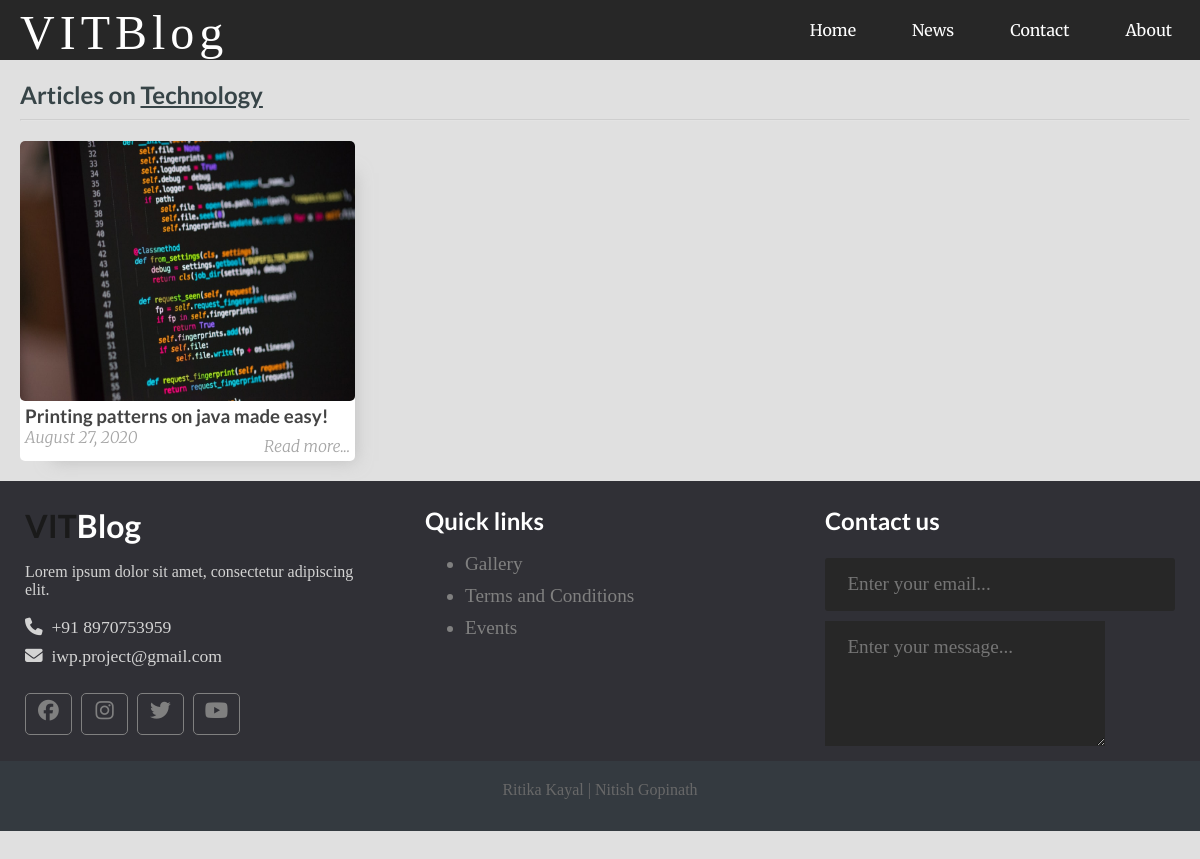
The page /filtered_posts.php?topic=1 on the database its author committed.
### tables this page shows
CREATE TABLE `topics` (
  `id` int(11) NOT NULL,
  `name` varchar(255) NOT NULL,
  `slug` varchar(255) NOT NULL
);

CREATE TABLE `posts` (
  `id` int(11) NOT NULL,
  `user_id` int(11) DEFAULT NULL,
  `title` varchar(255) NOT NULL,
  `slug` varchar(255) NOT NULL,
  `views` int(11) NOT NULL DEFAULT '0',
  `image` varchar(255) NOT NULL,
  `body` text NOT NULL,
  `published` tinyint(1) NOT NULL,
  `created_at` timestamp NOT NULL DEFAULT CURRENT_TIMESTAMP ON UPDATE CURRENT_TIMESTAMP,
  `updated_at` timestamp NOT NULL DEFAULT '0000-00-00 00:00:00'
);

### includes/public_functions.php (called while the page is built, shortened)
<?php
function getPostTopic($post_id){
	global $conn;
	$sql = "SELECT * FROM topics WHERE id=
			(SELECT topic_id FROM post_topic WHERE post_id=$post_id) LIMIT 1";
	$result = mysqli_query($conn, $sql);
	$topic = mysqli_fetch_assoc($result);
	return $topic;
}
function getPublishedPostsByTopic($topic_id) {
	global $conn;
	$sql = "SELECT * FROM posts ps
			WHERE ps.id IN
			(SELECT pt.post_id FROM post_topic pt
				WHERE pt.topic_id=$topic_id GROUP BY pt.post_id
				HAVING COUNT(1) = 1)";
	$result = mysqli_query($conn, $sql);
	$posts = mysqli_fetch_all($result, MYSQLI_ASSOC);
	$final_posts = array();
	foreach ($posts as $post) {
		$post['topic'] = getPostTopic($post['id']);
		array_push($final_posts, $post);
	}
	return $final_posts;
}
function getTopicNameById($id)
{
	global $conn;
	$sql = "SELECT name FROM topics WHERE id=$id";
	$result = mysqli_query($conn, $sql);
	$topic = mysqli_fetch_assoc($result);
	return $topic['name'];
}
?>

### filtered_posts.php (the view, shortened to what this page needs)
<?php include('config.php'); ?>
<?php include('includes/public_functions.php'); ?>
<?php include('includes/head_section.php'); ?>
<?php
	if (isset($_GET['topic'])) {
		$topic_id = $_GET['topic'];
		$posts = getPublishedPostsByTopic($topic_id);
	}
?>
</head>
<body>
<div class="container">
	<?php include( ROOT_PATH . '/includes/navbar.php'); ?>
<div class="content">
	<h2 class="content-title">
		Articles on <u><?php echo getTopicNameById($topic_id); ?></u>
	</h2>
	<hr>
	<?php foreach ($posts as $post): ?>
		<div class="post" style="margin-left: 0px;">
			<img src="<?php echo BASE_URL . '/static/images/' . $post['image']; ?>" class="post_image" alt="">
			<a href="single_post.php?post-slug=<?php echo $post['slug']; ?>">
				<div class="post_info">
					<h3><?php echo $post['title'] ?></h3>
					<div class="info">
						<span><?php echo date("F j, Y ", strtotime($post["created_at"])); ?></span>
						<span class="read_more">Read more...</span>
					</div>
				</div>
			</a>
		</div>
	<?php endforeach ?>
</div>
</div>
	<?php include( ROOT_PATH . '/includes/footer.php'); ?>

### static/css/public_styling.css (style rules this page uses)
* { margin: 0px; padding: 0px; }
html { height: 100%; box-sizing: border-box; }
body { position: relative; margin: 0; padding-bottom: 6rem; min-height: 100%; background-color: rgba(0, 0, 0, 0.12); }
h1, h2, h3, h4, h5, h6 { color: #444; font-family: 'Lato', sans-serif; }
a { text-decoration: none; }
hr { margin: 10px 0px; opacity: .25; }
.container { margin: 0px auto; }
.content { margin: 20px 10px 10px 20px; border-radius: 5px; min-height: 100%; }
.content:after { content: ""; display: block; clear: both; }
.content .content-title { margin: 10px 0px; color: #374447; font-family: 'Lato', sans-serif; }
.content .post { width: 335px; margin: 10px; min-height: 320px; float: left; border-radius: 5px; background-color: white; box-shadow: 1rem 1rem 1rem -1rem #a0a0a089; position: relative; }
.content .post .post_image { height: 260px; width: 100%; border-radius: 5px; background-size: 100%; }
.content .post .post_image { width: 100%; height: 260px; }
.content .post .post_info { height: 100%; padding: 0px 5px; font-weight: 200; font-family: 'Merriweather', serif; }
.content .post .post_info { color: #222; }
.content .post .post_info span { color: #A6A6A6; font-style: italic; }
.content .post .post_info span.read_more { position: absolute; right: 5px; bottom: 5px; }

### rows shown on the page
topics: name "Technology"
posts: image (picture), title "Printing patterns on java made easy!", created_at "August 27, 2020"
